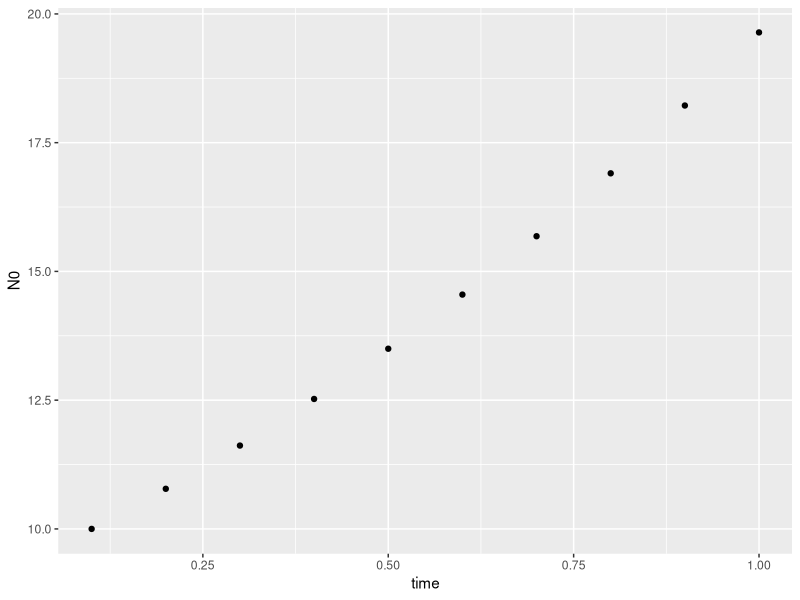
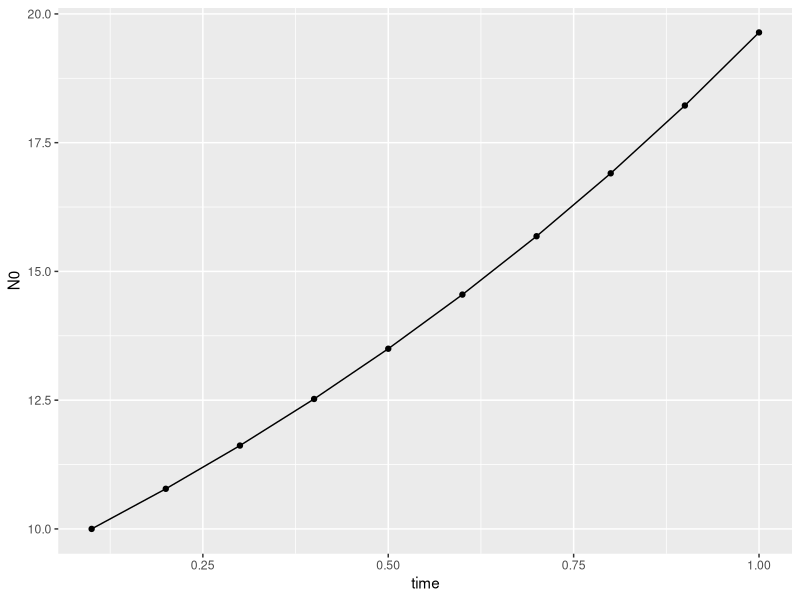
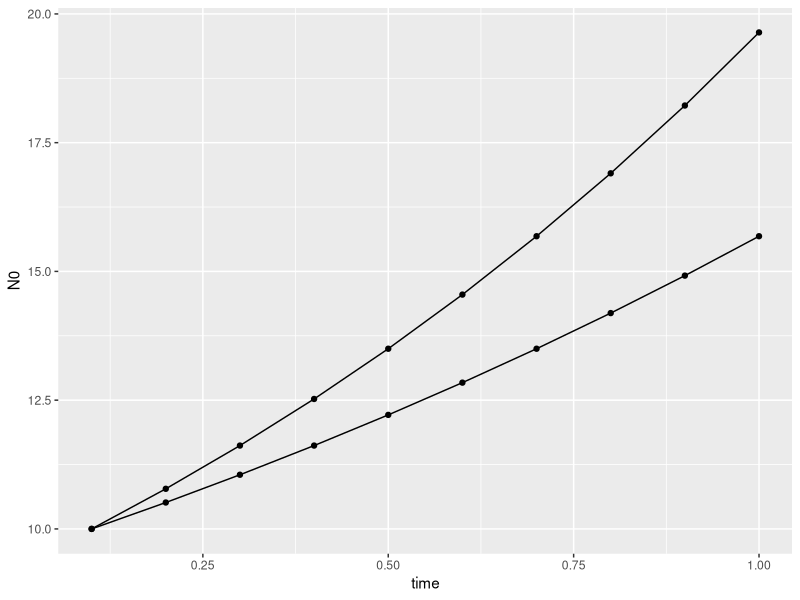
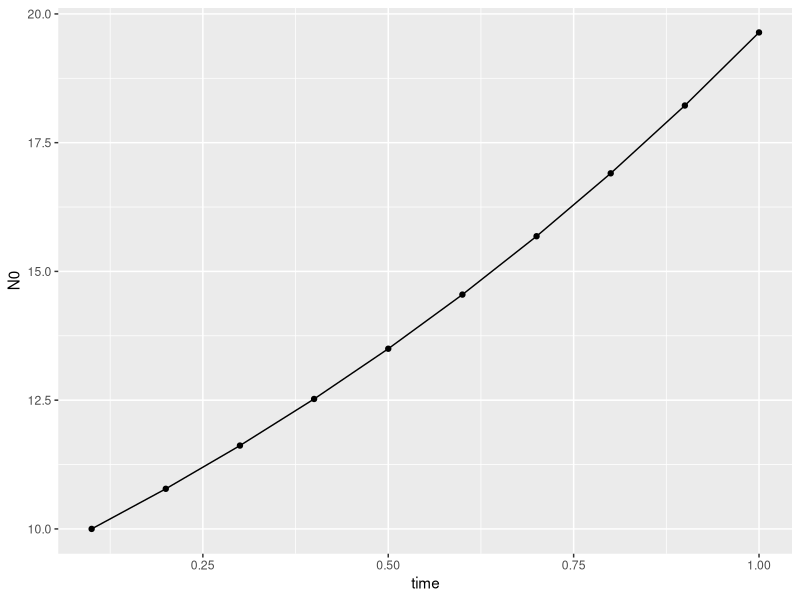
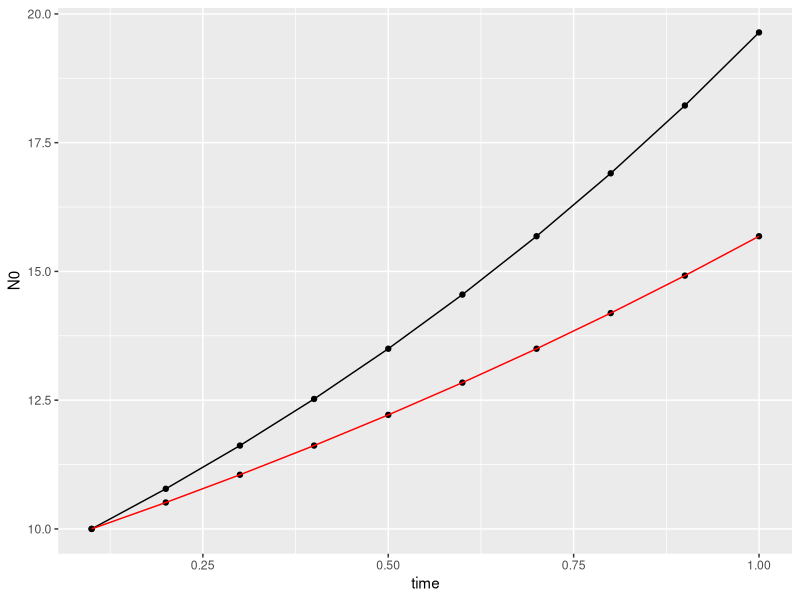
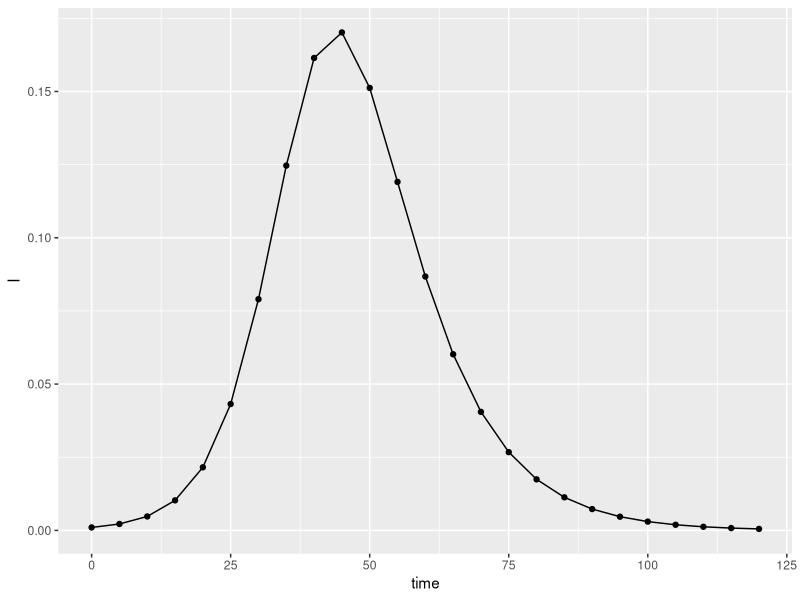
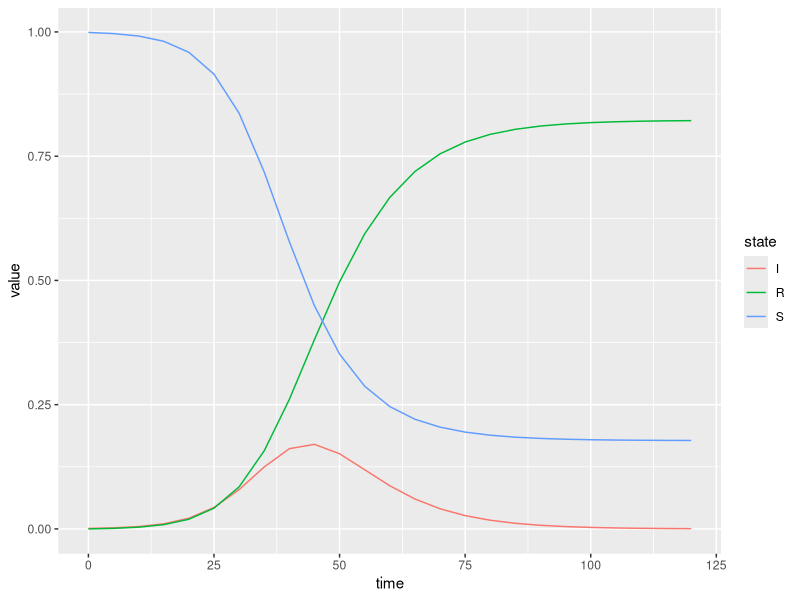
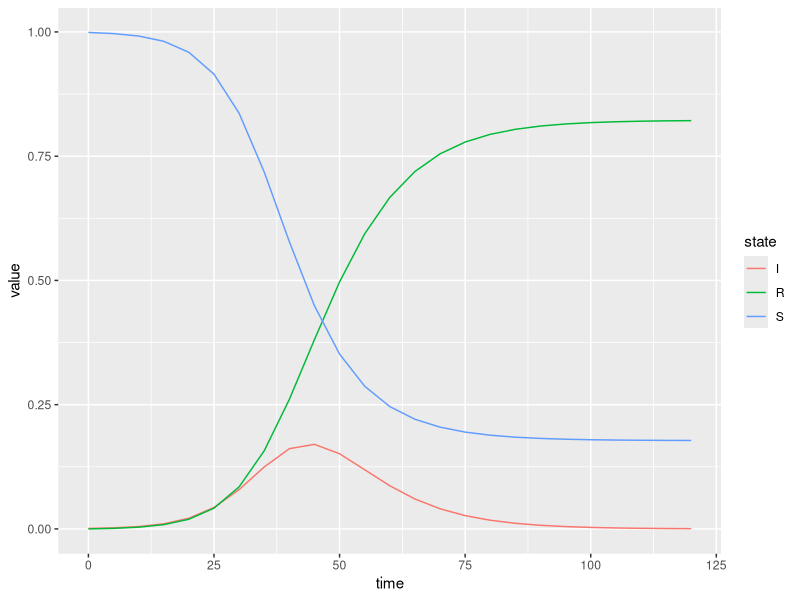

Here is the R script that generated these plots, in order:
## ---- chunk 1
knitr::opts_chunk$set(echo = TRUE, eval = TRUE)
## ---- chunk 2
# install package (if not already)
#install.packages("deSolve")
# load library
library(deSolve)
# load some of the other libraries we will need later on
library(tidyverse)
## ---- chunk 3
ExponentialGrowth <- function(t, y, params) {
# Computes the rate of change of the variable y over time
#
# Args:
#   t: vector of time points in the integration
#   y: vector of variables in the differential equation
#   params: vector of parameter values
#
# Returns:
#   The rate of change of the variable y.

  N <- y # create local variable N

  # the argument to "with" lets us use the variable names
  with(as.list(c(params)), { 
    dN <- r*N     # Right hand side of the differential equation
    dx <- c(dN) # combine results into a single vector dx
    list(dx) # return list of results
    }
  )
}  

## ---- chunk 4
# the only parameter in the exponential growth model is the grawth rate (r). Let's define r=0.75
parameters <- c(r = 0.75) 
## ---- chunk 5
t.vector <- seq(0.1, 1, by = 0.1) 
## ---- chunk 6
y0 <- c(N0 = 10) 
## ---- chunk 7
sim1 <- lsoda(y = y0, times = t.vector, func = ExponentialGrowth, parms = parameters)
## ---- chunk 8
parameters2 <- c(r = 0.5) # create a new vector for the params argument
sim2 <- lsoda(y = y0, times = t.vector, func = ExponentialGrowth, parms = parameters2)
## ---- chunk 9

ggplot(data = sim1, aes(x = time, y = N0)) + 
  geom_point() 

## ---- chunk 10

str(sim1) # use the `?` to look up the str() function

#?ggplot()
## ---- chunk 11
sim1 <- as.data.frame(sim1) # convert sim1 to a data.frame for plotting  
sim2 <- as.data.frame(sim2) # convert sim2 to a data.frame as well

# plot sim1 as points 
ggplot(data = sim1, aes(x = time, y = N0)) + 
  geom_point() +
  geom_line()

## ---- chunk 12
# start with the original sim1 plot
ggplot(data = sim1, aes(x = time, y = N0)) + 
  geom_point() +
  geom_line() + 
  geom_point(data =sim2, aes(time, N0)) +  # we can add points and lines from sim2 by calling the sim2 data, and defining the aesthetic
  geom_line(data =sim2, aes(time, N0))


## ---- chunk 13
# save the sim1 plot as an object
p <- ggplot(data = sim1, aes(x = time, y = N0)) + 
      geom_point() +
      geom_line()

p # call the object p plots the figure 


# add sim2 data to the plot `p`
p + geom_point(data = sim2, aes(x = time,y = N0)) + 
    geom_line(data = sim2, aes(x = time,y = N0), color = 'red')
  

## ---- chunk 14

DensityDepSIR <- function(t,x,params){
  # Computes the rate of change of the variables S, I and R over time
   #
   # Args:
   # t: vector of time points in the integration
   # x: vector of variables in the differential equation
   # params: vector of parameter values
   #
   # Returns:
   # The rate of change of the variables S, I and R.
    
   S <- x[1] #create local variable S, the first element of x
   I <- x[2] #create local variable I
   R <- x[3] #create local variable R
  
  
   with( #we can simplify code using "with"
   as.list(params), #this argument to "with" lets us use the variable names
   { #the system of rate equations
     dS <- -beta*S*I
     dI <- beta*S*I-gamma*I
     dR <- gamma*I
     dx <- c(dS,dI,dR) #combine results into a single vector dx
     list(dx) #return result as a list,
     #note order must be same as the state variables
     }
     )
}

## ---- chunk 15
# time points for the integration
t.SIR <-seq(0,120,by=5)

# Initial conditions S,I,R
xstart<- c(S=999/1000,I=1/1000,R=0)

# parameter values
SIRparameters <- c(beta=0.3, gamma=1/7)

## ---- chunk 16

# simulate an outbreak
SIRsim <- as.data.frame(lsoda(y = xstart, times = t.SIR, func = DensityDepSIR, parms = SIRparameters))

## ---- chunk 17
ggplot(data = SIRsim, aes( x = time, y = I)) +
  geom_point() +
  geom_line() 
## ---- chunk 18

longSIRsim <- SIRsim %>% 
              pivot_longer(cols = S:R, names_to = "state", values_to = "value")

ggplot(data = longSIRsim, aes(time, value, color = state)) + 
    geom_line()

## ---- chunk 19

SIRsim %>% 
  pivot_longer(cols = S:R, names_to = "state", values_to = "value") %>%  # the gathered data is fed directly into ggplot without creating a secondary object. 
  ggplot(data = ., aes(time, value, color = state)) + 
    geom_line()


## ---- chunk 20
t.SIR <- seq(0,200, 5) # increase simulation length so the all the lines have flattened out  

# Increase gamma
betaSIRsim <- as.data.frame(lsoda(y = xstart, times = t.SIR, func = DensityDepSIR, parms = c(beta = 0.5, gamma = 1/7))) %>% mutate(sim = "Increase Beta")

# Increase beta
gammaSIRsim <- as.data.frame(lsoda(y = xstart, times = t.SIR, func = DensityDepSIR, parms = c(beta = 0.3, gamma = 1/4)))  %>% mutate(sim = "Increase Gamma")

# Double both but keep ratio the same
ratioSIRsim <- as.data.frame(lsoda(y = xstart, times = t.SIR, func = DensityDepSIR, parms = c(beta = 0.6, gamma = 2/7)))  %>% mutate(sim = "Constant Ratio")

# Run original parameters but for longer so the same length as the others
SIRsim <- as.data.frame(lsoda(y = xstart, times = t.SIR, func = DensityDepSIR, parms = SIRparameters)) %>% mutate(sim = "Original")

# Plot the 4 different simulations. I added an additional col ("sim") that can be used to make a facet or multi-panel plot quickly 

SIRsim %>%
  bind_rows(betaSIRsim, gammaSIRsim, ratioSIRsim) %>%
  pivot_longer(cols = S:R, names_to = "state", values_to = "value") %>%
  ggplot( aes(time, value, color = state)) + 
  geom_line() +
  facet_grid(. ~ sim) + 
  ylab("Proportion of Total Population")

## ---- chunk 21
Nt <- 10 # starting population
r <- 0.02 # population increases 2% each time
Nt1 <- Nt + r*Nt
## ---- chunk 22
for(i in 1:10){
  print(i)
}
## ---- chunk 23
N.seq <- c(rep(0,100)) # make a vector where the calculations will be stored. 
N.seq[1] <- 10 # set the current population size to 10 

for(i in 1:100){
    N.seq[i+1] <- N.seq[i] + (r*N.seq[i])
}

N.seq
